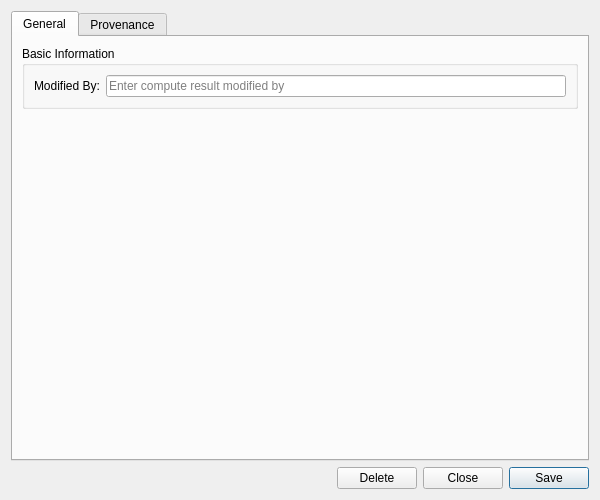
<?xml version="1.0" encoding="UTF-8"?>
<ui version="4.0">
 <class>ResultDetailDialog</class>
 <widget class="QWidget" name="ResultDetailDialog">
  <property name="geometry">
   <rect>
    <x>0</x>
    <y>0</y>
    <width>600</width>
    <height>500</height>
   </rect>
  </property>
  <property name="sizePolicy">
   <sizepolicy hsizetype="Preferred" vsizetype="Preferred">
    <horstretch>0</horstretch>
    <verstretch>0</verstretch>
   </sizepolicy>
  </property>
  <property name="minimumSize">
   <size>
    <width>600</width>
    <height>500</height>
   </size>
  </property>
  <property name="windowTitle">
   <string>Result Details</string>
  </property>
  <layout class="QVBoxLayout" name="verticalLayout">
   <item>
    <widget class="QTabWidget" name="tabWidget">
     <property name="currentIndex"><number>0</number></property>
     <widget class="QWidget" name="generalTab">
      <attribute name="title"><string>General</string></attribute>
      <layout class="QVBoxLayout" name="generalLayout">
       <item>
        <widget class="QGroupBox" name="basicInfoGroup">
         <property name="title">
          <string>Basic Information</string>
         </property>
         <layout class="QFormLayout" name="formLayout">
          <item row="0" column="0">
           <widget class="QLabel" name="labelModifiedBy">
            <property name="text">
             <string>Modified By:</string>
            </property>
           </widget>
          </item>
          <item row="0" column="1">
           <widget class="QLineEdit" name="codeEdit">
            <property name="placeholderText">
             <string>Enter compute result modified by</string>
            </property>
            <property name="readOnly">
             <bool>true</bool>
            </property>
           </widget>
          </item>
         </layout>
        </widget>
       </item>
       <item>
        <spacer name="verticalSpacer">
         <property name="orientation">
          <enum>Qt::Vertical</enum>
         </property>
         <property name="sizeHint" stdset="0">
          <size>
           <width>20</width>
           <height>40</height>
          </size>
         </property>
        </spacer>
       </item>
      </layout>
     </widget>
     <widget class="QWidget" name="provenanceTab">
      <attribute name="title"><string>Provenance</string></attribute>
      <layout class="QVBoxLayout" name="provenanceTabLayout">
       <item>
        <widget class="ores::qt::ProvenanceWidget" name="provenanceWidget" native="true"/>
       </item>
      </layout>
     </widget>
    </widget>
   </item>
   <item>
    <layout class="QHBoxLayout" name="buttonLayout">
     <item>
      <spacer name="horizontalSpacer">
       <property name="orientation">
        <enum>Qt::Horizontal</enum>
       </property>
       <property name="sizeHint" stdset="0">
        <size>
         <width>40</width>
         <height>20</height>
        </size>
       </property>
      </spacer>
     </item>
     <item>
      <widget class="QPushButton" name="deleteButton">
       <property name="text">
        <string>Delete</string>
       </property>
      </widget>
     </item>
     <item>
      <widget class="QPushButton" name="closeButton">
       <property name="text">
        <string>Close</string>
       </property>
      </widget>
     </item>
     <item>
      <widget class="QPushButton" name="saveButton">
       <property name="text">
        <string>Save</string>
       </property>
       <property name="default">
        <bool>true</bool>
       </property>
      </widget>
     </item>
    </layout>
   </item>
  </layout>
 </widget>
 <customwidgets>
  <customwidget>
   <class>ores::qt::ProvenanceWidget</class>
   <extends>QWidget</extends>
   <header>ores.qt/ProvenanceWidget.hpp</header>
  </customwidget>
 </customwidgets>
 <resources/>
 <connections/>
</ui>
